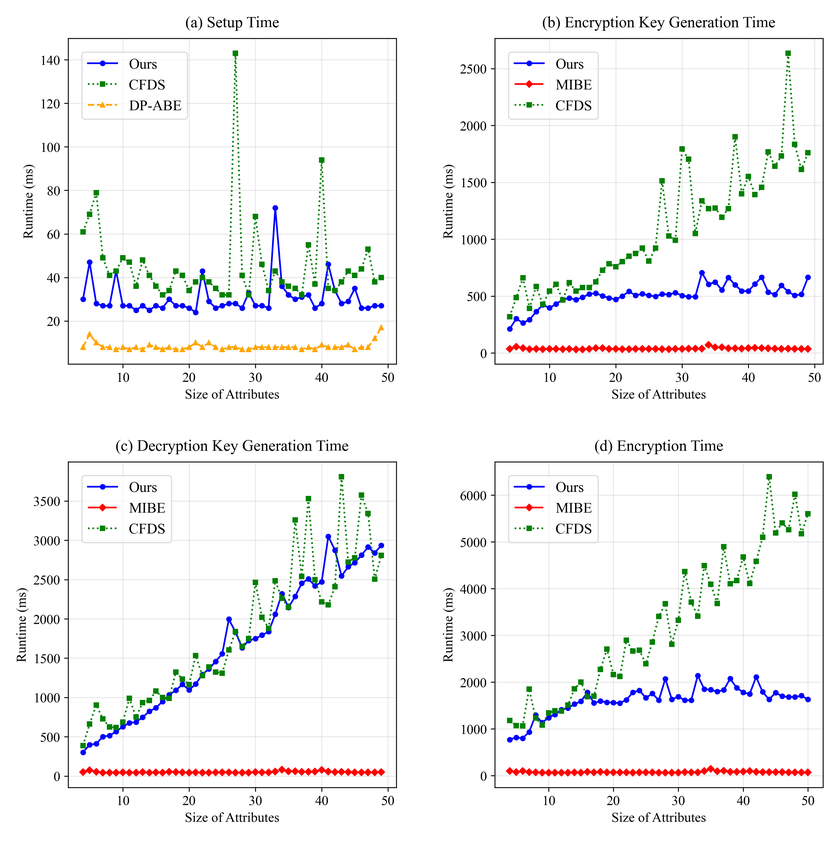
#> input picture data/combined-data/combined_plots_part1.png, 839 x 841 px, shrunk from 3101 x 3112 before the run
$ python combine-pic.py
#> lines starting #> are read from the running program, lines starting #| are printed output that depends on the picture
from PIL import Image

# 读取两张图片
img1 = Image.open('combined_plots_part1.png')
#> img1 is the input picture: PIL image 839x841 RGBA; mean R, G, B, A 244.5, 244.1, 244.7, 255
img2 = Image.open('combined_plots_part2.png')
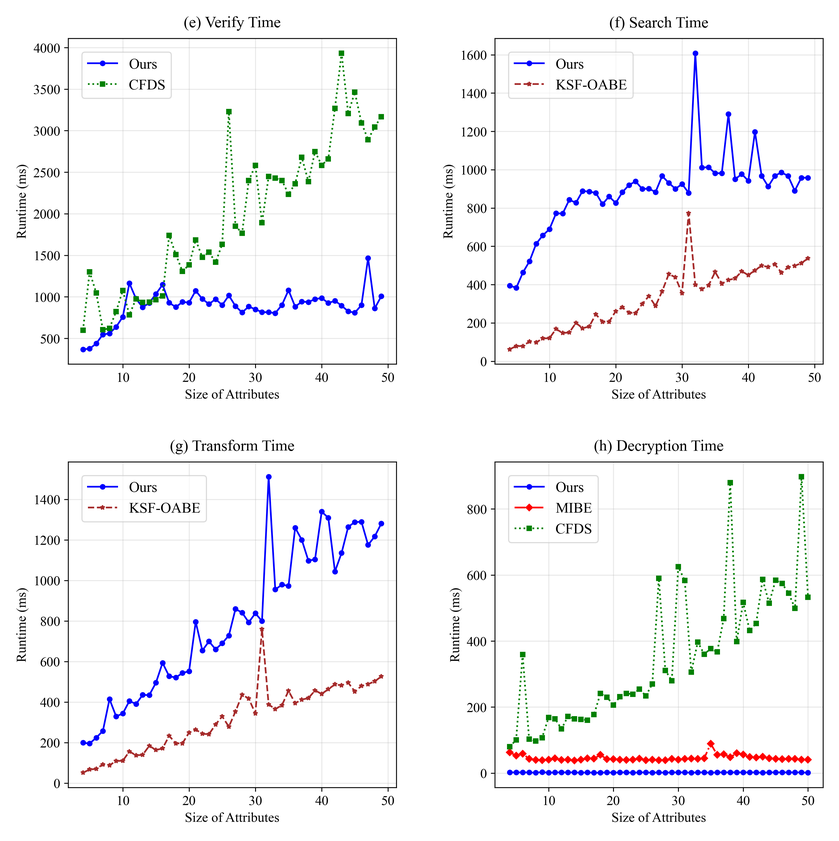
#> input picture data/combined-data/combined_plots_part2.png, 839 x 841 px, shrunk from 3101 x 3112 before the run
#> img2 is the input picture: PIL image 839x841 RGBA; mean R, G, B, A 245.3, 245.1, 247.1, 255

# 获取图片尺寸
width1, height1 = img1.size
#> width1 = 839; height1 = 841
width2, height2 = img2.size
#> width2 = 839; height2 = 841

# 设置负的垂直间距来减少行间距
vertical_gap = -70  # 可以调整这个值来控制间距

# 创建新图片（垂直堆叠）
new_width = max(width1, width2)
#> new_width = 839
new_height = height1 + height2 + vertical_gap  # 减少总高度
#> new_height = 1612

# 创建新的空白图片
new_img = Image.new('RGB', (new_width, new_height), 'white')
#> new_img: PIL image 839x1612 RGB; every value is 255

# 计算粘贴位置（水平居中，垂直方向重叠）
paste_x1 = (new_width - width1) // 2
#> paste_x1 = 0
paste_x2 = (new_width - width2) // 2
#> paste_x2 = 0
paste_y2 = height1 + vertical_gap  # 第二张图片的垂直位置上移
#> paste_y2 = 771

# 粘贴图片
new_img.paste(img1, (paste_x1, 0))
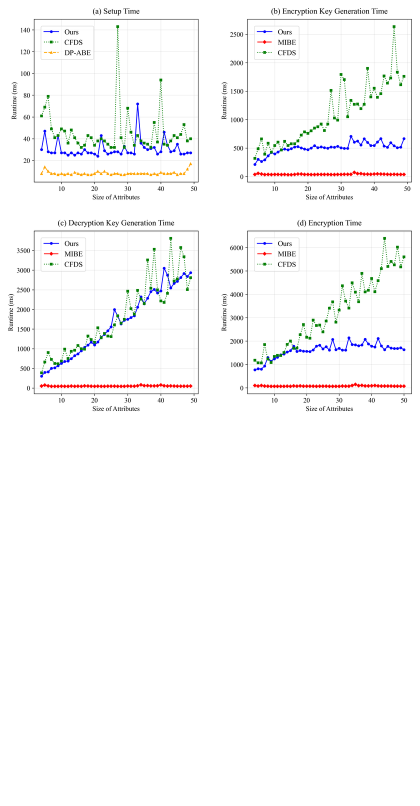
#> new_img: PIL image 839x1612 RGB (shown at 1/2 size); mean R, G, B 249.5, 249.3, 249.6
new_img.paste(img2, (paste_x2, paste_y2))
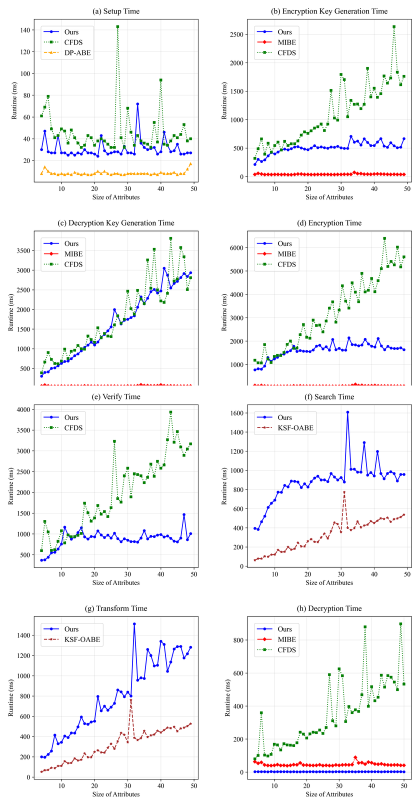
#> new_img: PIL image 839x1612 RGB (shown at 1/2 size); mean R, G, B 244.8, 244.9, 246.2

# 保存结果
new_img.save('final_combined_plots.png', 'PNG', quality=95, dpi=(300, 300))
